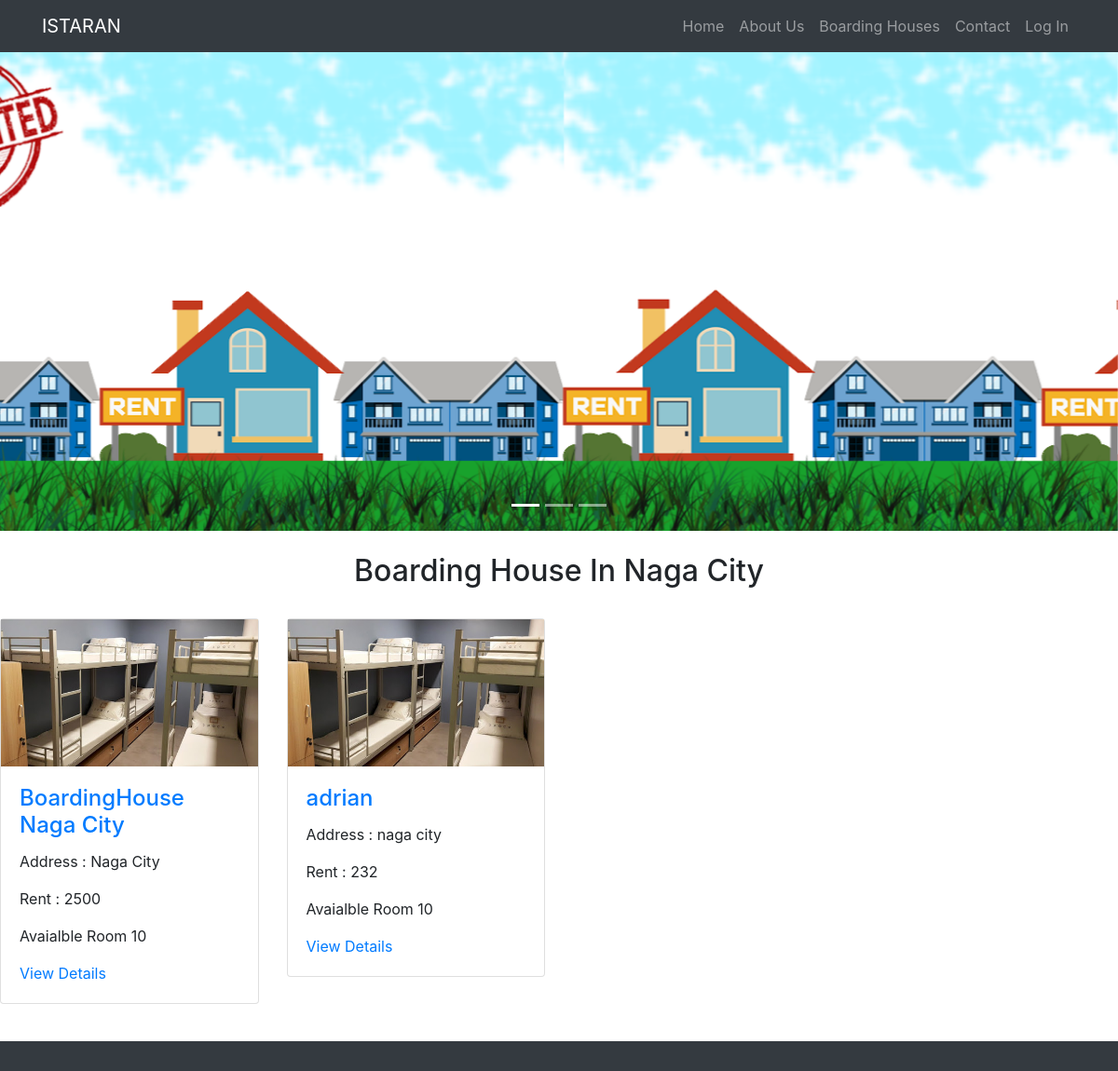
The page / on the database its author committed.
### tables this page shows
CREATE TABLE `boardinghouse` (
  `id` int(11) NOT NULL,
  `Name` varchar(30) NOT NULL,
  `Address` varchar(20) NOT NULL,
  `Number` varchar(15) NOT NULL,
  `bhouse_id` int(11) NOT NULL,
  `Rent` int(3) NOT NULL,
  `image` varchar(200) NOT NULL
);

### getbhouse.php (the view)
<?php
include 'include/conn.php';
    $query = "SELECT * FROM boardinghouse";
    $result = mysqli_query($conn,$query);
    while($row = mysqli_fetch_array($result))
    {
        ?>
        <div class="col-lg-3  portfolio-item ">
        <div class="card h-500">
        <?php echo "<img   src='../boardinghouse/bhouseimage/".$row['image']."'>"; ?>
          <div class="card-body">
            <h4 class="card-title">
              <a href="#"> <?php echo $row['Name']; ?> </a>
            </h4>
            <p class="card-text">Address : <?php echo $row['Address']; ?></p>
            <p class="card-text">Rent : <?php echo $row['Rent']; ?></p>
            <p class="card-text">Avaialble Room 10</p>
            <a href="details.php?id=<?php echo $row['id']; ?> " >View Details</a>
          </div>
        </div>
      </div>
        <?php
}
?>

### index.php (shortened to what this page needs)
<!DOCTYPE html>
<html lang="en">
<head>
  <link href="vendor/bootstrap/css/bootstrap.min.css" rel="stylesheet">
  <link href="css/modern-business.css" rel="stylesheet">
</head>
<body>
  <nav class="navbar fixed-top navbar-expand-lg navbar-dark bg-dark ">
    <div class="container">
      <a class="navbar-brand" href="index.php">ISTARAN</a>
      <div class="collapse navbar-collapse" id="navbarResponsive">
        <ul class="navbar-nav ml-auto">
        <li class="nav-item">
            <a class="nav-link" href="Index.php">Home</a>
          </li>
          <li class="nav-item">
            <a class="nav-link" href="about.php">About Us</a>
          </li>
          <li class="nav-item">
            <a class="nav-link" href="boardinghouses.php">Boarding Houses</a>
          </li>
          <li class="nav-item">
            <a class="nav-link" href="contact.php">Contact</a>
          </li>
          <li class="nav-item ">
            <a class="nav-link" href="boarders">Log In</a>
            </div>
      </div>
  </nav>
  <header>
    <div id="carouselExampleIndicators" class="carousel slide" data-ride="carousel">
      <ol class="carousel-indicators">
        <li data-target="#carouselExampleIndicators" data-slide-to="0" class="active"></li>
        <li data-target="#carouselExampleIndicators" data-slide-to="1"></li>
        <li data-target="#carouselExampleIndicators" data-slide-to="2"></li>
      </ol>
      <div class="carousel-inner" role="listbox">
        <div class="carousel-item active" style="background-image: url('images/background1.png')">
          <div class="carousel-caption d-none d-md-block">
        </div>
    </div>
  </header>
  <br>
    <h2 style="text-align: center;">Boarding House In Naga City</h2>
    <br>
    <div class="row">
      <?php include 'getbhouse.php' ;?>
</div>
  <footer class="py-3 bg-dark">
  </footer>
</body>
</html>

### css/modern-business.css (style rules this page uses)
body { padding-top: 50px; }
.carousel-item { height: 65vh; min-height: 200px; background: no-repeat center center scroll; -webkit-background-size: cover; -moz-background-size: cover; -o-background-size: cover; background-size: cover; }
.portfolio-item { margin-bottom: 40px; }

### rows shown on the page
boardinghouse: image (picture), Name "BoardingHouse Naga City", Address "Naga City", Rent "2500"
boardinghouse: image (picture), Name "adrian", Address "naga city", Rent "232"
